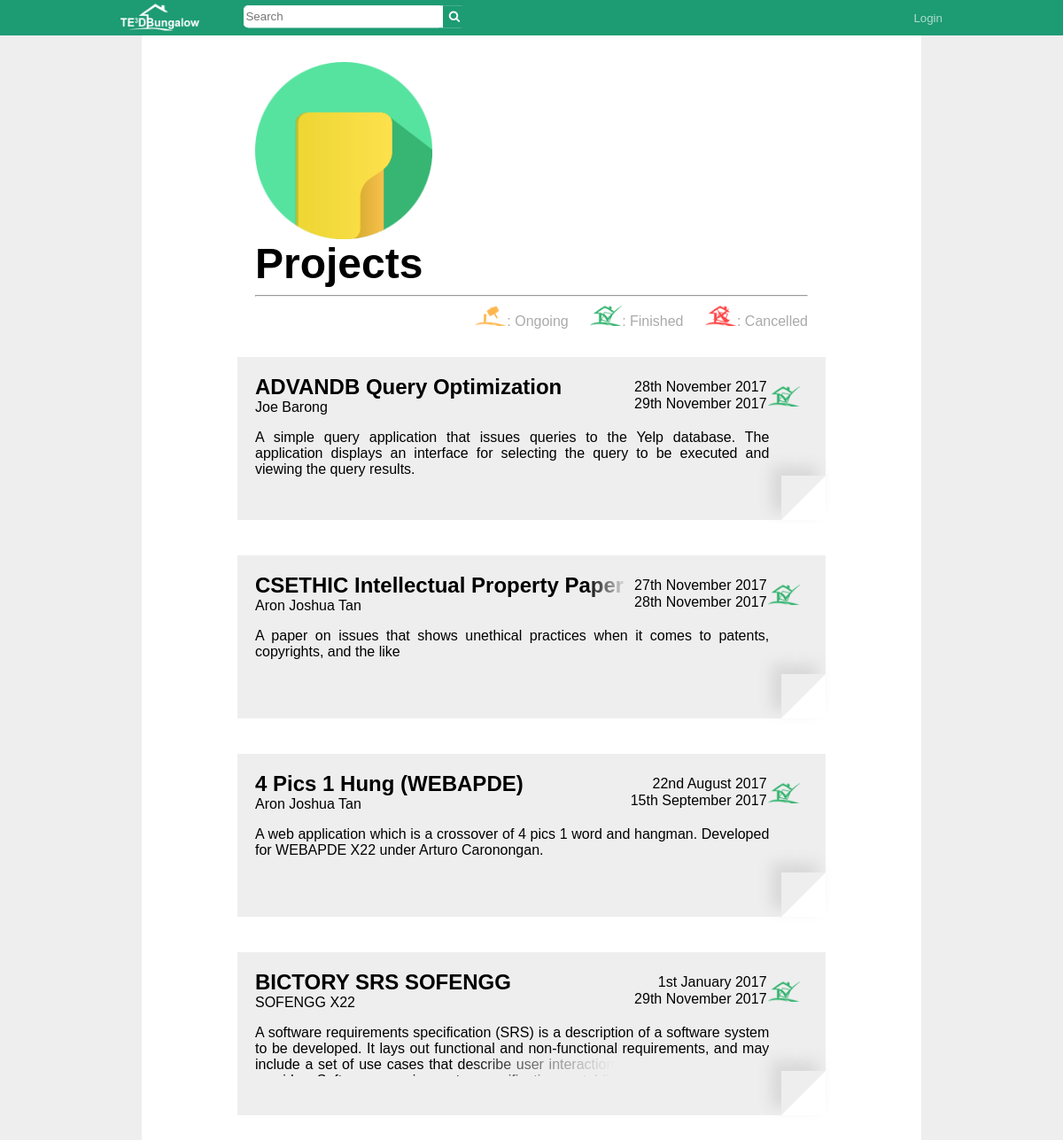
The page / on the database its author committed.
### tables this page shows
CREATE TABLE `tptable` (
  `tpID` int(11) NOT NULL,
  `tpTitle` varchar(99) NOT NULL,
  `tpDesc` varchar(5000) NOT NULL,
  `tpSDate` date NOT NULL,
  `tpEDate` date DEFAULT NULL,
  `tpAccessLVL` int(11) NOT NULL,
  `pHead` varchar(50) DEFAULT NULL
);

CREATE TABLE `users` (
  `uName` varchar(45) NOT NULL,
  `uPass` varchar(15) NOT NULL,
  `uID` int(11) NOT NULL,
  `uType` int(11) NOT NULL,
  `uFName` varchar(45) NOT NULL,
  `uLName` varchar(45) NOT NULL,
  `uGender` varchar(10) NOT NULL,
  `uOccupation` varchar(30) NOT NULL,
  `uAffiliation` varchar(50) NOT NULL
);

### html/index.php (the view, shortened to what this page needs)
<?php
    include '../php/dbh.php';
?>
<!DOCTYPE html>
<html>
<link rel="stylesheet" href="https://cdnjs.cloudflare.com/ajax/libs/font-awesome/4.7.0/css/font-awesome.min.css">
<link rel="stylesheet" href="../css/style.css">
<link rel="stylesheet" href="../css/index.css">
<?php
  $uli = '0';
?>
</head>
<body>
  <div id="toolbar">
    <div id="logo">
      <a href="index.php"><img src="../images/logo_full.png" height="30px"></a>
    </div>
    <div id="searchBar">
      <form action="search.php" method="POST">
        <input id="searchTerm" type="text" name="search-field" placeholder="Search"/>
        <button id="searchButton" type="submit" name="search-button">
          <i class="fa fa-search"></i>
        </button>
      </form>
    </div>
    <?php
      if($uli == '1'){
        echo "<ul id=\"toolbarButtons\">
                <li><button id=\"notificationButton\" class=\"toolbarButton\" onclick=\"openNotifications()\"><i id=\"notificationCount\">99</i><i class=\"fa fa-bell\"></i></button></li>
                <li><button id=\"userName\" class=\"toolbarButton\" onclick=\"location.href='profile.php?mID=".$_COOKIE['uID']."&isUser=1';\">".$_COOKIE['uFName']." ".$_COOKIE['uLName']."</button></li>
                <li><button class=\"toolbarButton\" onclick=\"location.href='../php/logOut.php'\">Logout</button></li>
              </ul>";
      }else{
        echo "<ul id=\"toolbarButtons\">
                <li><button class=\"toolbarButton\" name=\"li1\" onclick=\"openLogin();\">Login</button></li>
              </ul>";
      }
    ?>
  </div>
  <div id="wrap">
    <div id="pageHead">
      <img src="../images/projectlogo.png">
      <h1>Projects</h1>
      <hr>
      <p class="pageLegend">
        <i class="ongoing"></i>: Ongoing
        <i class="done"></i>: Finished
        <i class="cancelled"></i>: Cancelled
      </p>
    </div>
      <?php
          $sql = "SELECT * FROM tptable ORDER BY tpSDate DESC";
          $result = mysqli_query($conn,$sql);
          $queryResults = mysqli_num_rows($result);
          if ($queryResults > 0){
            while ($row = mysqli_fetch_assoc($result)){
                  $query = 'SELECT uFName, uLName FROM users WHERE uID = ' .$row['pHead'].'';
                  $queryResult = mysqli_query($conn,$query);
                  $pHeadResult = mysqli_fetch_assoc($queryResult);
                  $iClass = "";
                  $projStart = "";
                  $projEnd = "";
                  if($row['tpEDate'] != null && $row['tpEDate'] == $row['tpSDate']){
                    $iClass = "projectStatus cancelled";
                    $date = date_create($row['tpSDate']);
                    $projStart = date_format($date, 'jS F Y');
                    $date = date_create($row['tpEDate']);
                    $projEnd = date_format($date, 'jS F Y');
                  }
                  else if($row['tpEDate'] != null && $row['tpEDate'] != $row['tpSDate']){
                    $iClass = "projectStatus done";
                    $date = date_create($row['tpSDate']);
                    $projStart = date_format($date, 'jS F Y');
                    $date = date_create($row['tpEDate']);
                    $projEnd = date_format($date, 'jS F Y');
                  }
                  else if($row['tpEDate'] == null){
                    $iClass = "projectStatus ongoing";
                    $date = date_create($row['tpSDate']);
                    $projStart = date_format($date, 'jS F Y');
                  }
                  echo "<div class=\"projectDisplay\">
                  <i class=\"".$iClass."\"></i>
                  <a class=\"projectTitle\" href='project.php?pid=".$row['tpID']."'>".$row['tpTitle']."</a>
                  <p class=\"projectHead\">".$pHeadResult['uFName']." ".$pHeadResult['uLName']."
                  <p class=\"projectStart\">".$projStart."
                  <p class=\"projectEnd\">".$projEnd."
                  <p class=\"projectAbstract\">".$row['tpDesc']."
                  <div class=\"cornerFold\">
                  </div>
                  </div></a>";
            }
          }
      ?>
  </div>
</body>
</html>

### css/style.css (style rules this page uses)
html, body { background: #eeeeee; font-family: Arial, Helvetica, sans-serif; height: 100%; margin: 0; overflow-y: overlay; }
h1 { display: block; font-size: 3.0em; font-weight: bold; margin: 40px 0 0 0; overflow: hidden; padding: 0; position: relative; width: 60%; white-space: nowrap; }
#toolbar { background: #1d9b72; box-sizing: border-box; height: 40px; line-height: 40px; top: 0; padding: 0 8% 0 8%; position: fixed; width: 100%; z-index: 2; }
#logo { display: inline-block; float: left; margin: 0 50px 0 40px; padding: 0; transform: translateY(10%); }
#searchBar { background: #fff; border-radius: 5px; display: inline-block; height: 25px; margin: 0; padding: 0; position: relative; transform: translateY(25%); width: 250px; }
#searchTerm { border: none; border-radius: 5px; float: left; height: 21px; margin: 0; outline: none; padding: 2px; width: 221px; }
#searchButton { background: #1d9b72; border: none; color: #fff; cursor: pointer; float: right; height: 25px; margin: 0; outline: none; width: 25px; }
#toolbarButtons { list-style-type: none; float: right; margin: 0; padding: 0; }
#toolbarButtons li { float: left; margin: 0; padding: 0; }
#wrap { background: #fff; margin: 0 auto; padding: 50px; width: 65%; z-index: 1; }
#pageHead { display: block; margin: 0 auto 10px auto; min-height: 200px; padding: 20px; position: relative; width: 80%; }
#pageHead img { float: left; height: 200px; margin: 0 50px 0 0; }
.toolbarButton { background: #1d9b72; border: none; color: #b0ddce; cursor: pointer; height: 35px; margin: 0 20px 0 0; outline: none; padding: 0 20px 0 20px; }
.pageLegend { color: #aaa; float: right; margin: 0; }
.pageLegend i { margin: 0 0 0 20px; }
.projectDisplay { background: #eeeeee; display: block; height: 18vh; margin: 40px auto 40px auto; padding: 20px; position: relative; width: 80%; }
.projectDisplay:last-child { margin: 40px auto 0 auto; }
.projectStatus { display: block; font-size: 1.4em; position: absolute; right: 1.3em; top: 1.4em; }
.projectTitle { color: #000; display: block; font-size: 1.5em; font-weight: bold; margin: 0; overflow: hidden; padding: 0; position: relative; text-decoration: none; width: 75%; white-space: nowrap; }
.projectHead { margin: 0; padding: 0; }
.projectTitle:after { background: linear-gradient(to right, rgba(238, 238, 238, 0), rgba(238, 238, 238, 1) 50%); bottom: 0; content: ""; height: 1.2em; position: absolute; right: 0; text-align: right; width: 20%; }
.projectStart { clear: both; float: right; margin: 0 7%; padding: inherit; position: absolute; right: 0; top: .3em; }
.projectEnd { clear: both; float: right; margin: 0 7%; padding: inherit; position: absolute; right: 0; top: 1.5em; }
.projectAbstract { display: block; height: 3.6em; overflow: hidden; position: relative; text-align: justify; width: 93%; }
.projectAbstract:after { background: linear-gradient(to right, rgba(238, 238, 238, 0), rgba(238, 238, 238, 1) 50%); bottom: 0; content: ""; height: 1.2em; position: absolute; right: 0; text-align: right; width: 60%; }
.cornerFold { border-bottom: 50px solid #fff; border-left: 50px solid #eee; box-shadow: -10px -10px 15px 1px #d9d8d8; bottom: 0; height: 0; position: absolute; right: 0; width: 0; }
.cancelled:before { background: url("../images/status/Cancelled.png"); background-repeat: no-repeat; background-size: 40px; content: ''; display: inline-block; height: 25px; margin: 0; padding: 0; width: 36px; }
.done:before { background: url("../images/status/Done.png"); background-repeat: no-repeat; background-size: 40px; content: ''; display: inline-block; height: 25px; margin: 0; padding: 0; width: 36px; }
.ongoing:before { background: url("../images/status/Ongoing.png"); background-repeat: no-repeat; background-size: 40px; content: ''; display: inline-block; height: 25px; margin: 0; padding: 0; width: 36px; }

### rows shown on the page
tptable: tpTitle "ADVANDB Query Optimization", users.uFName "Joe", users.uLName "Barong", tpSDate "28th November 2017", tpEDate "29th November 2017", tpDesc "A simple query application that issues queries to the Yelp database. The application displays an interface for selecting the query to be executed and viewing the query results."
tptable: tpTitle "CSETHIC Intellectual Property Paper", users.uFName "Aron Joshua", users.uLName "Tan", tpSDate "27th November 2017", tpEDate "28th November 2017", tpDesc "A paper on issues that shows unethical practices when it comes to patents, copyrights, and the like"
tptable: tpTitle "4 Pics 1 Hung (WEBAPDE)", users.uFName "Aron Joshua", users.uLName "Tan", tpSDate "22nd August 2017", tpEDate "15th September 2017", tpDesc "A web application which is a crossover of 4 pics 1 word and hangman. Developed for WEBAPDE X22 under Arturo Caronongan."
tptable: tpTitle "BICTORY SRS SOFENGG", users.uFName "SOFENGG", users.uLName "X22", tpSDate "1st January 2017", tpEDate "29th November 2017", tpDesc "A software requirements specification (SRS) is a description of a software system to be developed. It lays out functional and non-functional requirements, and may include a set of use cases that describe user interactions that the software must…"
